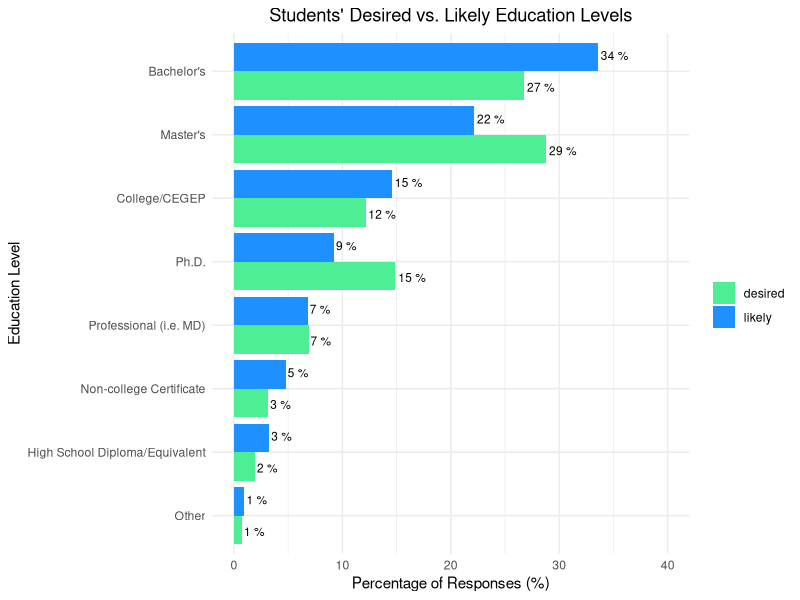
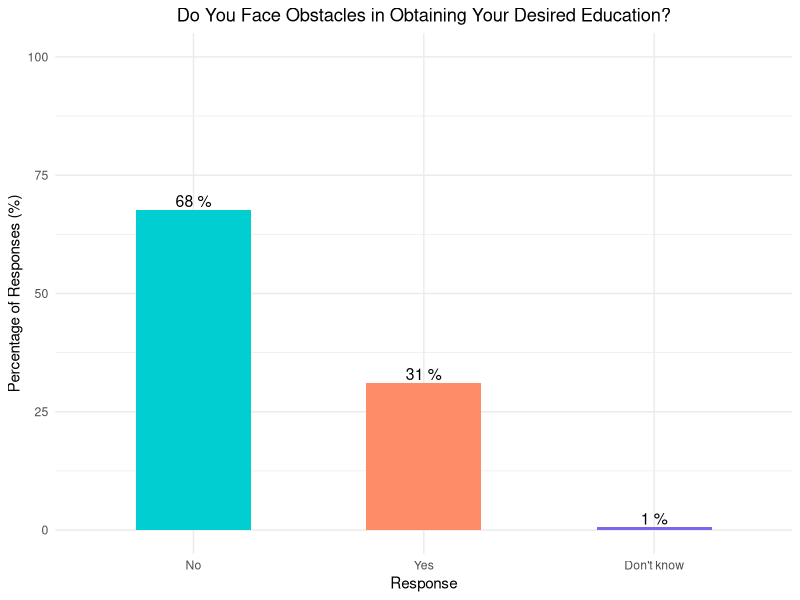
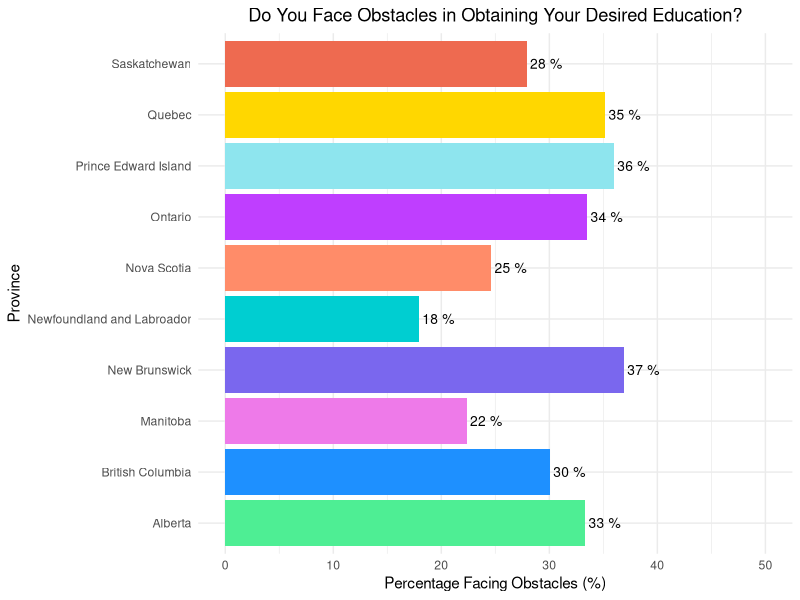
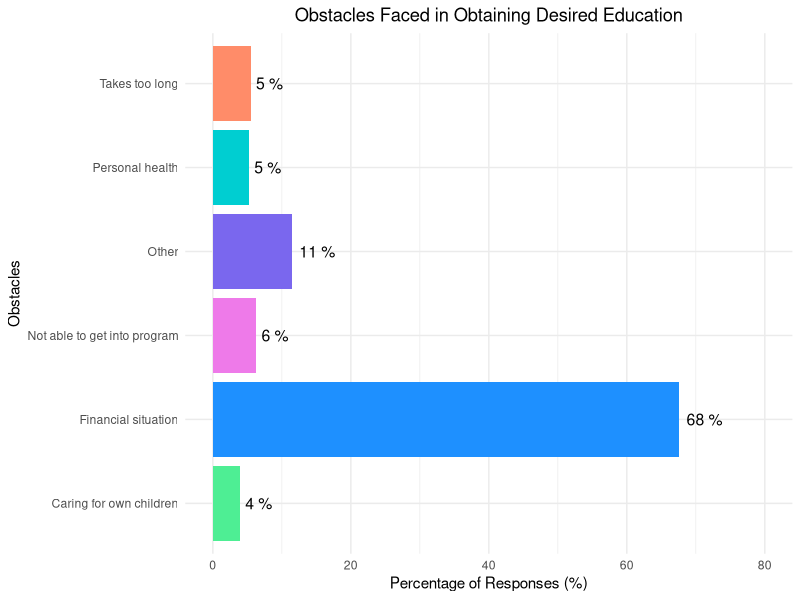
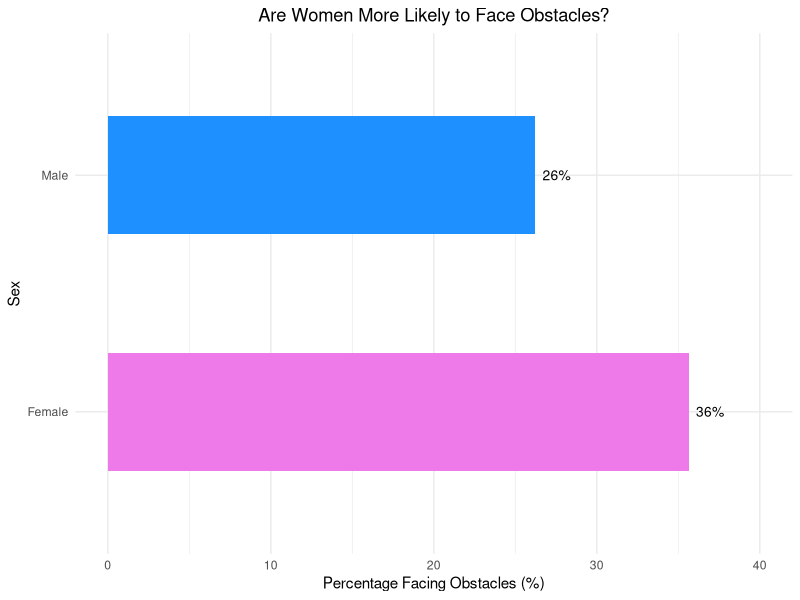
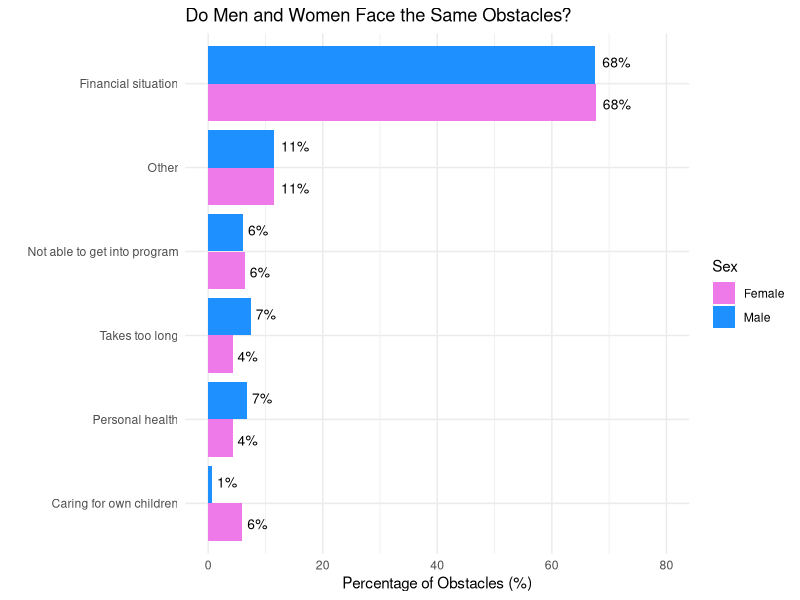
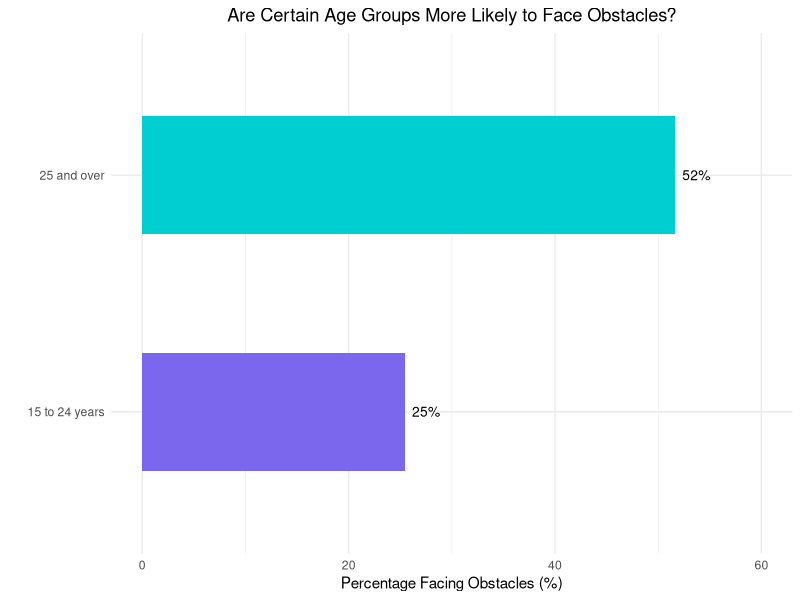
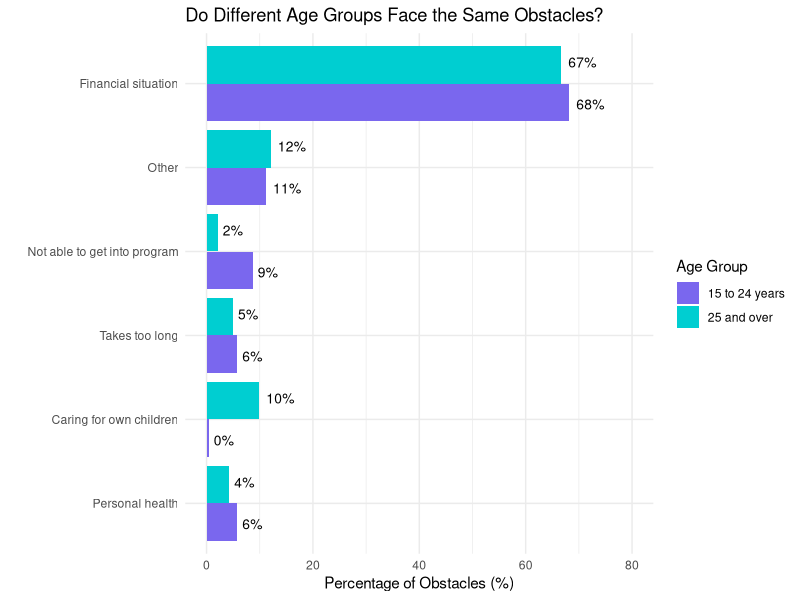

Source code (R) for these figures, in order:
## ---- chunk 1
knitr::opts_chunk$set(echo = TRUE)
library(tidyverse)
library(dplyr)
library(kableExtra)

## ---- chunk 2
# tables 

mycols <- c("seagreen2", "dodgerblue","orchid2", "slateblue2",  "darkturquoise", "salmon1", "darkorchid1", "cadetblue2", "gold", "coral2") # my color palette

student_data <- read_csv("student_data.csv")  %>% 
  mutate(age_group = ifelse(age_group == "15 to 24 years", "15 to 24 years", "25 and over")) %>% mutate(obstacles_future_edu = ifelse(obstacles_future_edu == "Other - Specify", "Other", obstacles_future_edu)) # loading data

# counting sex 
sex_table <- student_data %>% 
  group_by(sex) %>% 
  count() %>% 
  mutate(prop=paste(round(n/nrow(student_data), 2)*100, "%")) 

# counting age group
age_table <- student_data %>% 
  group_by(age_group) %>%
  count() %>% 
  mutate(prop=paste(round(n/nrow(student_data), 2)*100, "%")) 

prv_table <- student_data %>% 
  group_by(province) %>% 
  count() %>% 
  mutate(prop=paste(round(n/nrow(student_data), 2)*100, "%"))

table <- rbind(sex_table, age_table %>% 
                 rename(sex = age_group), prv_table %>% rename(sex = province)) 
colnames(table) <- c("Variable", "Number of Respondents", "Proportion")
table <- table %>% 
  kbl(caption = "Student Demographics", align = c("lrr")) %>%
  pack_rows("Sex", 1, 2) %>%
  pack_rows("Age Group", 3, 4) %>% 
  pack_rows("Province", 5, 14) %>% 
  kable_styling(bootstrap_options = c("condensed", "striped"))


## ---- chunk 3
table
## ---- chunk 4
# graphs 

# likely education levels 
likely_students <- student_data %>% 
  filter(likely_future_edu != "NA", desired_future_edu != "NA") %>% 
  group_by(likely_future_edu) %>% 
  summarise(n=n()) %>% 
  mutate(future_edu = "likely") %>% 
  rename(edu_level = likely_future_edu) %>% mutate(prop = n*100/nrow(student_data))

# desired education levels of students
desired_students <- student_data %>% 
  filter(likely_future_edu != "NA", desired_future_edu != "NA") %>% 
  group_by(desired_future_edu) %>% 
  summarise(n=n()) %>% 
  mutate(future_edu = "desired") %>% 
  rename(edu_level = desired_future_edu) %>% 
  mutate(prop = 100*n/nrow(student_data))

future_education_data <- rbind(likely_students, desired_students)

# plot of proportions of students' desired and likely 

future_edu_props <-  future_education_data %>% 
  ggplot(aes(y =reorder(edu_level, prop ), 
             x=prop, fill = future_edu)) + 
  geom_bar(stat = "identity", position = "dodge") + 
  scale_fill_manual(values=mycols) + 
  theme_minimal()  + 
  labs(title = "Students' Desired vs. Likely Education Levels", 
       x="Percentage of Responses (%)", 
       y = "Education Level", 
       fill = "")  + 
  theme(plot.title = element_text(hjust = 0.5))  +
  geom_text(aes(label = paste(round(prop), "%")), 
            size = 3, 
            position = position_dodge(width = 1), 
            hjust = -0.1) + 
  scale_y_discrete( labels = c("Other", 
                               "High School Diploma/Equivalent",
                               "Non-college Certificate", 
                               "Professional (i.e. MD)" , 
                               "Ph.D." , 
                               "College/CEGEP", 
                               "Master's", 
                               "Bachelor's" )) + 
  scale_x_continuous(limits = c(0, 40))

future_edu_props <-  future_education_data %>% 
  ggplot(aes(y =reorder(edu_level, prop ), 
             x=prop, 
             fill = future_edu)) + 
  geom_bar(stat = "identity",
           position = "dodge") +  
  scale_fill_manual(values=mycols) + 
  theme_minimal()  + 
  labs(title = "Students' Desired vs. Likely Education Levels", 
       x="Percentage of Responses (%)",
       y = "Education Level", 
       fill = "")  + 
  theme(plot.title = element_text(hjust = 0.5))  + 
  geom_text(aes(label = paste(round(prop), "%")), 
            size = 3, 
            position = position_dodge(width = 1),
            hjust = -0.1) + 
  scale_y_discrete( labels = c("Other", "High School Diploma/Equivalent", 
                               "Non-college Certificate", 
                               "Professional (i.e. MD)" , 
                               "Ph.D." , 
                               "College/CEGEP", 
                               "Master's", 
                               "Bachelor's" )) + 
  scale_x_continuous(limits = c(0, 40))
## ---- chunk 5
future_edu_props
## ---- chunk 6

# proportion of students facing obstacles 

future_obstacles <- student_data %>%
  filter(obstacles != "NA") %>% 
  group_by(obstacles) %>%
  summarise(n = n(), prop = n*100/nrow(student_data)) %>% 
  ggplot(aes(x = reorder(obstacles, -prop), y=prop)) +
  geom_bar(stat = "identity", 
           position = "dodge",
           fill = mycols[4:6], 
           width = 0.5)  + 
  theme_minimal()  + 
  labs(x = "Response",
       y = "Percentage of Responses (%)") + 
  ggtitle("Do You Face Obstacles in Obtaining Your Desired Education?") + 
  theme(plot.title = element_text(hjust = 0.5))  + 
  geom_text(aes(label = paste(round(prop), "%")), size = 4, vjust = -0.25) + scale_y_continuous(limits = c(0,100))  

# specific obstacles faced 

what_obstacles_data <- student_data %>% 
  filter(obstacles_future_edu != "NA")
what_obstacles <- what_obstacles_data  %>%
  mutate(obstacles_future_edu = ifelse(obstacles_future_edu == "Other - Specify",
                                       "Other", 
                                       obstacles_future_edu)) %>%
  group_by(obstacles_future_edu) %>% 
  summarise(prop = n()*100/nrow(what_obstacles_data)) 

what_obstacles <- what_obstacles %>% 
  ggplot(aes(y = obstacles_future_edu, x = prop)) +
  geom_bar(stat = "identity", position = "dodge", 
           fill = mycols[1:6])+ theme_minimal() +
  labs(y = "Obstacles", x = "Percentage of Responses (%)") + 
  ggtitle("Obstacles Faced in Obtaining Desired Education") + 
  theme(plot.title = element_text(hjust = 0.5))  +
  geom_text(aes(label = paste(round(prop), "%")), 
            size = 4,
            hjust = -0.2) + 
  scale_x_continuous(limits = c(0, 80))

# obstacles by province


prv_obstacles <- cbind(student_data %>%
                         filter(obstacles == "Yes") %>% 
                         group_by(province) %>% 
                         summarise(n=n()), 
                       total = prv_table$n) %>% 
  mutate(prop = n*100/total) %>%
  ggplot(aes(x = prop, y=province)) + 
  geom_bar(stat = "identity", fill = mycols)  + 
  theme_minimal()  +
  labs(x = "Percentage Facing Obstacles (%)", 
       y = "Province") + 
  ggtitle("Do You Face Obstacles in Obtaining Your Desired Education?") + 
  theme(plot.title = element_text(hjust = 0.5))  + 
  geom_text(aes(label = paste(round(prop), "%")), 
            size = 3.5, hjust = -0.1) +
  scale_x_continuous(limits = c(0,50)) 


## ---- chunk 7
future_obstacles 

## ---- chunk 8
prv_obstacles 
## ---- chunk 9
what_obstacles
## ---- chunk 10
# comparing obstacles for men and women


fem1<- nrow(student_data %>% 
              filter(sex == "Female", obstacles != "NA"))
male1 <- nrow(student_data %>%
                filter(sex == "Male", obstacles != "NA"))
sex1 <- student_data%>% 
  filter(obstacles!= "NA") %>% 
  group_by(sex, obstacles) %>%
  count() %>%
  summarise(prop = ifelse(sex=="Male", 100*n/male1, 100*n/fem1))

obstacles_sex_1 <- sex1 %>% 
  filter(obstacles == "Yes") %>% 
  ggplot(aes(y=sex, x = prop)) + 
  geom_bar(stat = "identity", width = 0.5, 
           fill = c("orchid2", "dodgerblue")) +
  theme_minimal() + 
  labs(title = "Are Women More Likely to Face Obstacles?", 
       y = "Sex", 
       x = "Percentage Facing Obstacles (%)") + 
  scale_fill_manual(values = c("orchid2", "dodgerblue")) +
  geom_text(aes(label = paste0(round(prop),"%")), 
            position = position_dodge(width = 1), hjust= -0.25, size = 3.5) + 
  scale_x_continuous(limits = c(0,40)) + theme(plot.title = element_text(hjust = 0.5))

fem2<- nrow(student_data%>% filter(sex == "Female", obstacles_future_edu != "NA"))
male2 <- nrow(student_data %>% filter(sex == "Male", obstacles_future_edu != "NA"))
sex2 <- student_data %>%
  filter(obstacles_future_edu != "NA") %>% 
  group_by(sex, obstacles_future_edu) %>% 
  count() %>% 
  summarise(prop = ifelse(sex=="Male", 100*n/male2, 100*n/fem2))

obstacles_sex_2 <- sex2 %>%
  ggplot(aes(y=reorder(obstacles_future_edu, prop), 
             x = prop,
             fill = sex)) + 
  geom_bar(stat = "identity", 
           position = "dodge") + 
  theme_minimal() + 
  labs(title = "Do Men and Women Face the Same Obstacles?", 
       y = "", 
       x = "Percentage of Obstacles (%)", fill = "Sex") + 
  scale_fill_manual(values = c("orchid2", "dodgerblue")) + 
  geom_text(aes(label = paste0(round(prop),"%")), 
            position = position_dodge(width = 1), hjust= -0.25, size = 3.5) +
  scale_x_continuous(limits = c(0, 80))




## ---- chunk 11
obstacles_sex_1
## ---- chunk 12
obstacles_sex_2
## ---- chunk 13

# comparing obstacles for old and young students
young1<- nrow(student_data %>% 
                filter(age_group == "15 to 24 years", obstacles!= "NA"))
old1<- nrow(student_data  %>%
              filter(age_group  == "25 and over", obstacles!= "NA"))
age1 <- student_data  %>%
  filter(obstacles!= "NA") %>% 
  group_by(age_group, obstacles) %>%
  count() %>% 
  summarise(prop = ifelse(age_group == "15 to 24 years", 100*n/young1, 100*n/old1))

obstacles_age_1 <- age1 %>% 
  filter(obstacles == "Yes") %>%
  ggplot(aes(y=age_group, x = prop)) + 
  geom_bar(stat = "identity", 
           position = "dodge", 
           fill = mycols[4:5], width = 0.5) +
  theme_minimal() + 
  labs(title = "Are Certain Age Groups More Likely to Face Obstacles?", y = "", x = "Percentage Facing Obstacles (%)") + 
  scale_fill_manual(values = mycols[4:5]) +
  geom_text(aes(label = paste0(round(prop),"%")), 
            position = position_dodge(width = 1), hjust= -0.25, size = 3.5) + 
  scale_x_continuous(limits = c(0, 60))  + 
  theme(plot.title = element_text(hjust = 0.5))

young2<- nrow(student_data  %>% 
                filter(age_group == "15 to 24 years", obstacles_future_edu != "NA"))
old2 <- nrow(student_data  %>% filter(age_group  == "25 and over", obstacles_future_edu != "NA"))
age2 <- student_data  %>% filter(obstacles_future_edu != "NA") %>% group_by(age_group, obstacles_future_edu) %>% count() %>% summarise(prop = ifelse(age_group == "15 to 24 years", 100*n/young2, 100*n/old2))

obstacles_age_2 <- age2 %>% ggplot(aes(y=reorder(obstacles_future_edu, prop), x = prop, fill = age_group)) + geom_bar(stat = "identity", position = "dodge") + theme_minimal() + labs(title = "Do Different Age Groups Face the Same Obstacles?", y = "", x = "Percentage of Obstacles (%)", fill = "Age Group") + scale_fill_manual(values = mycols[4:5]) + geom_text(aes(label = paste0(round(prop),"%")), position = position_dodge(width = 1), hjust= -0.25, size = 3.5) + scale_x_continuous(limits = c(0, 80))





## ---- chunk 14
obstacles_age_1
## ---- chunk 15
obstacles_age_2
## ---- chunk 16
total_table <- what_obstacles_data %>%  group_by(obstacles_future_edu) %>% summarise(n = n())
female_table <- what_obstacles_data %>% filter(sex == "Female") %>%  group_by(obstacles_future_edu) %>% summarise(Female = n())
male_table <- what_obstacles_data %>% filter(sex == "Male") %>%  group_by(obstacles_future_edu) %>% summarise(Male = n())
sex_table_obstacles  <- cbind(female_table, Male = male_table$Male, Total = total_table$n)
colnames(sex_table_obstacles ) <- c("Obstacles", "Female", "Male", "Total")
sex_table_obstacles  <- sex_table_obstacles  %>% kbl() %>% kable_styling(bootstrap_options = c("striped",  "condensed"), position = "left") %>% column_spec(2, color = c("red", "black", rep("red", 4))) %>% column_spec(3, color = c("red", "black", rep("red", 4))) %>% column_spec(4, color = c("red", "black", "red", "black", "red", "red"))

## ---- chunk 17
sex_table_obstacles 
